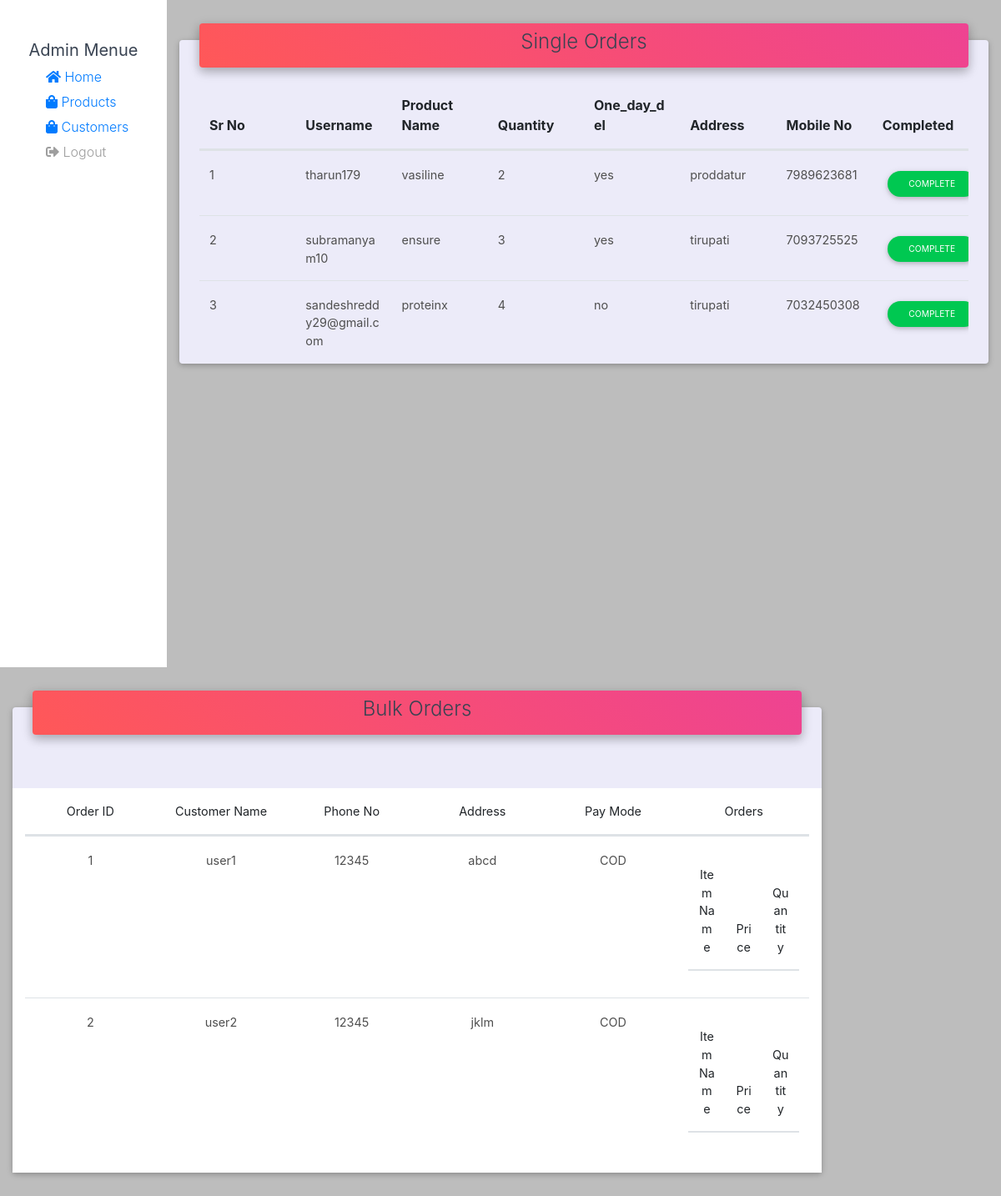
Page /adminview.php (signed in) on the committed database.
### tables this page shows
CREATE TABLE orders (
  ord_id int NOT NULL,
  username varchar(60) NOT NULL,
  pname varchar(100) NOT NULL,
  one_day_del varchar(20) NOT NULL,
  quantity varchar(20) NOT NULL,
  imgurl varchar(800) NOT NULL,
  address varchar(400) NOT NULL,
  email varchar(200) NOT NULL,
  mobileno varchar(10) NOT NULL
);

CREATE TABLE `order_manager` (
  `Order_Id` int(100) NOT NULL,
  `Full_Name` text NOT NULL,
  `Phone_No` bigint(100) NOT NULL,
  `Address` varchar(100) NOT NULL,
  `Pay_Mode` varchar(100) NOT NULL,
  `username` varchar(40) NOT NULL
);

### adminview.php (the view, shortened to what this page needs)
<?php
include "connection.php";
$con=mysqli_connect("localhost","root","","testing");
?>
<!DOCTYPE html>
<html lang="en">
<head>
    <link rel="stylesheet" href="https://use.fontawesome.com/releases/v5.11.2/css/all.css">
    <link href="bootstrap.min.css" rel="stylesheet">
    <link href="mdb.min.css" rel="stylesheet">
    <link rel="stylesheet" href="style.css">
</head>
<body class="bg">
    <section id="dashboard">
        <div class="container-fluid">
            <div class="row" style="height:100vh">
                <div class="col-md-2" style="background-color: white;">
                    <h5 class="text-center mt-5" style="font-weight: 400;">Admin Menue</h5>
                    <ul>
                        <li class="list"><a href="#" class="waves-effect "> <i class="fas fa-home"></i> Home</a>
                        </li>
                        <li class="list"><a href="products.php" class="waves-effect"> <i class="fas fa-shopping-bag"></i> Products</a>
                        </li>
                        <li class="list"><a href="customers.php" class="waves-effect"> <i class="fas fa-shopping-bag"></i> Customers</a>
                        </li>
                        <li class="list"><a href="logout.php" class="waves-effect grey-text"> <i class="fas fa-sign-out-alt"></i> Logout</a>
                        </li>
                    </ul>
                </div>
                <div class="col-md-10">
                    <div class="card card-cascade narrower mt-5">
                        <div class="view view-cascade gradient-card-header  pink-gradient narrower py-2 mx-4 mb-3 d-flex justify-content-center align-items-center">
                            <h4>Single Orders</h4>
                        </div>
                        <div class="px-4">
                            <div class="table-wrapper">
                                <table class="table table-hover mb-0 th-sm">
                                    <thead>
                                        <tr>
                                            <th class=" th-lg font-weight-bold">
                                                <a>Sr No
                                                </a>
                                            </th>
                                            <th class=" th-lg font-weight-bold">
                                                <a>Username
                                                </a>
                                            </th>
                                            <th class=" th-lg font-weight-bold">
                                                <a href="">Product Name
                                                </a>
                                            </th>
                                            <th class=" th-lg font-weight-bold">
                                                <a href="">Quantity
                                                </a>
                                            </th>
                                            <th class=" th-lg font-weight-bold">
                                                <a href="">One_day_del
                                                </a>
                                            </th>
                                            <th class=" th-lg font-weight-bold">
                                                <a href="">Address
                                                </a>
                                            </th>
                                            <th class=" th-lg font-weight-bold">
                                                <a href="">Mobile No
                                                </a>
                                            </th>
                                            <th class=" th-lg font-weight-bold">
                                                <a href="">Completed
                                                </a>
                                            </th>
                                        </tr>
                                    </thead>
                                    <tbody>
                                        <?php
                                        $query = "SELECT * FROM orders";
                                        $result = mysqli_query($conn, $query) or die("query fail");
                                        if (mysqli_num_rows($result) > 0) {
                                            $increment = 1;
                                            while ($row = mysqli_fetch_assoc($result)) {
                                        ?>
                                                <tr>
                                                    <td><?php echo $increment ?></td>
                                                    <td><?php echo $row['username'] ?></td>
                                                    <td><?php echo $row['pname'] ?></td>
                                                    <td><?php echo $row['quantity'] ?></td>
                                                    <td><?php echo $row['one_day_del'] ?></td>
                                                    <td><?php echo $row['address'] ?></td>
                                                    <td><?php echo $row['mobileno'] ?></td>
                                                    <td>
                                                        <form action="" method="post">
                                                            <button type="submit" name="completebtn" class="btn btn-success btn-rounded btn-sm">Complete</button>
                                                        </form>
                                                    </td>
                                                </tr>
                                        <?php
                                                $increment++;
                                            }
                                        }
                                        ?>
                                    </tbody>
                                </table>
                            </div>
                        </div>
                    </div>
                </div>
            </div>
        </div>
    </section>
    <div class="col-md-10" >
                    <div class="card card-cascade narrower mt-5">
                        <div class="view view-cascade gradient-card-header  pink-gradient narrower py-2 mx-4 mb-3 d-flex justify-content-center align-items-center">
                            <h4>Bulk Orders</h4>
                        </div>
    <div class="container mt-5" style="background-color: white;">
  <div class="row" style="background-color: white;">
    <div class="col-lg-12" style="background-color: white;">
      <table class="table text-center table">
        <thead>
          <tr >
            <th scope="col">Order ID</th>
            <th scope="col">Customer Name</th>
            <th scope="col">Phone No</th>
            <th scope="col">Address</th>
            <th scope="col">Pay Mode</th>
            <th scope="col">Orders</th>
          </tr>
        </thead>
        <tbody>
          <?php
            $query="SELECT * FROM `order_manager`";
            $user_result=mysqli_query($con,$query);
            while($user_fetch=mysqli_fetch_assoc($user_result))
            {
              echo"
                <tr>
                  <td>$user_fetch[Order_Id]</td>
                  <td>$user_fetch[Full_Name]</td>
                  <td>$user_fetch[Phone_No]</td>
                  <td>$user_fetch[Address]</td>
                  <td>$user_fetch[Pay_Mode]</td>
                  <td>
                    <table class='table text-center table'>
                      <thead style='background-color: white;'>
                        <tr >
                          <th scope='col'>Item Name</th>
                          <th scope='col'>Price</th>
                          <th scope='col'>Quantity</th>
                        </tr>
                      </thead>
                      <tbody>
                  ";
              echo"
                      </tbody>
                    </table>
                  </td>
                </tr>
              ";
            }
          ?>
        </tbody>
      </table>
    </div>
  </div>
</div>
</div>
 </div>
</body>
</html>

### style.css (style rules this page uses)
* { box-sizing: border-box; font-family: -apple-system, BlinkMacSystemFont, "segoe ui", roboto, oxygen, ubuntu, cantarell, "fira sans", "droid sans", "helvetica neue", Arial, sans-serif; font-size: 16px; -webkit-font-smoothing: antialiased; -moz-osx-font-smoothing: grayscale; }
html { height: 100%; }
body { position: relative; min-height: 100%; color: #555555; background-color: #FFFFFF; margin: 0; padding-bottom: 100px; }
h1, h2, h3, h4, h5 { color: #394352; }

### adminview.php (style rules this page uses)
.pink-gradient { background: linear-gradient(40deg,#FF5858,#ee4392); color: white; }
.card { background-color: rgb(236 235 249) !important; }
.bg { background-color: #bdbdbd; }
.list { list-style: none; }
tbody { display: block; max-height: 490px; overflow-y: scroll; }
thead, tbody tr { display: table; width: 100%; table-layout: fixed; }
thead { width: 100%; }
table { width: 200px; }

### rows in the picture
orders: username "tharun179", pname "vasiline", quantity "2", one_day_del "yes", address "proddatur", mobileno "7989623681"
orders: username "subramanyam10", pname "ensure", quantity "3", one_day_del "yes", address "tirupati", mobileno "7093725525"
orders: username "sandeshreddy29@gmail.com", pname "proteinx", quantity "4", one_day_del "no", address "tirupati", mobileno "7032450308"
order_manager: Order_Id "1", Full_Name "user1", Phone_No "12345", Address "abcd", Pay_Mode "COD"
order_manager: Order_Id "2", Full_Name "user2", Phone_No "12345", Address "jklm", Pay_Mode "COD"
